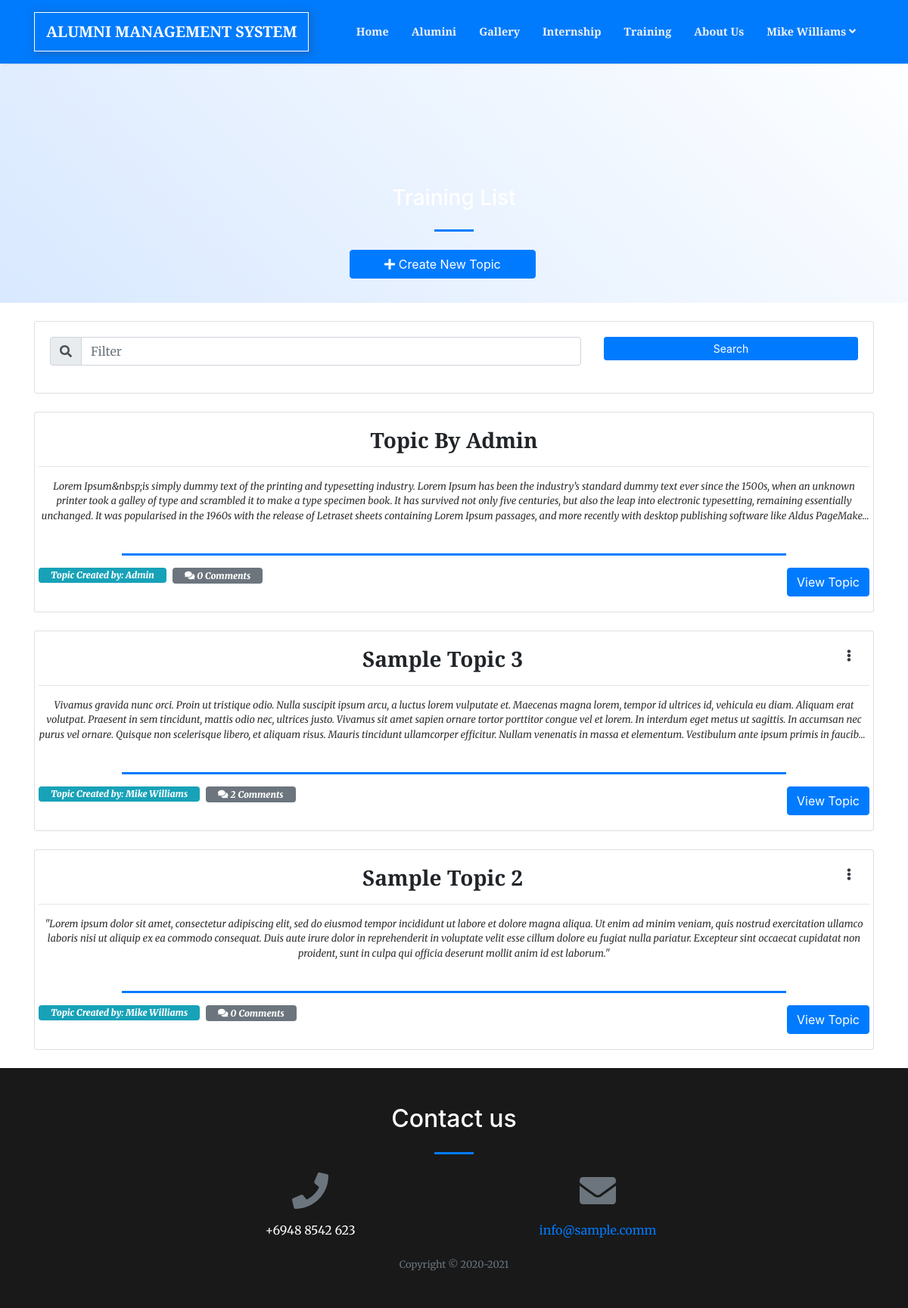
The page /index.php?page=forum (signed in) on the database its author committed.
### tables this page shows
CREATE TABLE `forum_topics` (
  `id` int(30) NOT NULL,
  `title` varchar(250) NOT NULL,
  `description` text NOT NULL,
  `user_id` int(30) NOT NULL,
  `date_created` datetime NOT NULL DEFAULT current_timestamp()
);

CREATE TABLE `users` (
  `id` int(30) NOT NULL,
  `name` text NOT NULL,
  `username` varchar(200) NOT NULL,
  `password` text NOT NULL,
  `type` tinyint(1) NOT NULL DEFAULT 3 COMMENT '1=Admin,2=Alumni officer, 3= alumnus',
  `auto_generated_pass` text NOT NULL,
  `alumnus_id` int(30) NOT NULL
);

### forum.php (the view, shortened to what this page needs)
<?php
include 'admin/db_connect.php';
?>
<header class="masthead">
    <div class="container-fluid h-100">
        <div class="row h-100 align-items-center justify-content-center text-center">
            <div class="col-lg-8 align-self-end mb-4 page-title">
                <h3 class="text-white">Training  List</h3>
                <hr class="divider my-4" />
            <div class="row col-md-12 mb-2 justify-content-center">
                    <button class="btn btn-primary btn-block col-sm-4" type="button" id="new_forum"><i class="fa fa-plus"></i> Create New Topic</button>
            </div>
            </div>
        </div>
    </div>
</header>
<div class="container mt-3 pt-2">
    <div class="card mb-4">
        <div class="card-body">
            <div class="row">
                <div class="col-md-8">
                    <div class="input-group mb-3">
                      <div class="input-group-prepend">
                        <span class="input-group-text" id="filter-field"><i class="fa fa-search"></i></span>
                      </div>
                      <input type="text" class="form-control" id="filter" placeholder="Filter" aria-label="Filter" aria-describedby="filter-field">
                    </div>
                </div>
                <div class="col-md-4">
                    <button class="btn btn-primary btn-block btn-sm" id="search">Search</button>
                </div>
            </div>
        </div>
    </div>
   <?php
    $event = $conn->query("SELECT f.*,u.name from forum_topics f inner join users u on u.id = f.user_id order by f.id desc");
    while($row = $event->fetch_assoc()):
        $trans = get_html_translation_table(HTML_ENTITIES,ENT_QUOTES);
        unset($trans["\""], $trans["<"], $trans[">"], $trans["<h2"]);
        $desc = strtr(html_entity_decode($row['description']),$trans);
        $desc=str_replace(array("<li>","</li>"), array("",","), $desc);
        $count_comments = $conn->query("SELECT * FROM forum_comments where topic_id = ".$row['id'])->num_rows;
    ?>
    <div class="card Forum-list" data-id="<?php echo $row['id'] ?>">
        <div class="card-body">
            <div class="row  align-items-center justify-content-center text-center h-100">
                <div class="">
                    <?php if($_SESSION['login_id'] == $row['user_id']): ?>
                    <div class="dropdown float-right mr-4">
                      <a class="text-dark" href="javascript:void(0)" id="dropdownMenuButton" data-toggle="dropdown" aria-haspopup="true" aria-expanded="false">
                        <span class="fa fa-ellipsis-v"></span>
                      </a>
                    </div>
                    <?php endif; ?>
                    <h3><b class="filter-txt"><?php echo ucwords($row['title']) ?></b></h3>
                    <hr>
                    <larger class="truncate filter-txt"><?php echo strip_tags($desc) ?></larger>
                    <br>
                    <hr class="divider"  style="max-width: calc(80%)">
                    <span class="badge badge-info float-left px-3 pt-1 pb-1">
                        <b><i>Topic Created by: <span class="filter-txt"><?php echo $row['name'] ?></span></i></b>
                    </span>
                     <span class="badge badge-secondary float-left px-3 pt-1 pb-1 ml-2">
                        <b><i class="fa fa-comments"></i> <i><?php echo $count_comments ?> Comments</i></b>
                    </span>
                    <button class="btn btn-primary float-right view_topic" data-id="<?php echo $row['id'] ?>">View Topic</button>
                </div>
            </div>
        </div>
    </div>
    <br>
    <?php endwhile; ?>
</div>

### index.php (style rules this page uses)
header.masthead { background-color:white; background-repeat: no-repeat; background-size: cover; height:100vh; background-position:center; }

### forum.php (style rules this page uses)
header.masthead,header.masthead:before { min-height: 50vh !important; height: 50vh !important }
.masthead { min-height: 23vh !important; height: 23vh !important; }
.masthead:before { min-height: 23vh !important; height: 23vh !important; }

### rows shown on the page
forum_topics: title "Topic By Admin", description "Lorem Ipsum&nbsp;is simply dummy text of the printing and typesetting industry. Lorem Ipsum has been the industry’s standard dummy text ever since the 1500s, when an unknown printer took a galley of type and scrambled it to make a type specimen book. It has survived not only five centuries, but also the leap into electronic typesetting, remaining essentially unchanged. It was popularised in the 1960s with the release of Letraset sheets containing Lorem Ipsum passages, and more recently with desktop publishing software like Aldus…", user.name "Admin", count_comments "0"
forum_topics: title "Sample Topic 3", description "Vivamus gravida nunc orci. Proin ut tristique odio. Nulla suscipit ipsum arcu, a luctus lorem vulputate et. Maecenas magna lorem, tempor id ultrices id, vehicula eu diam. Aliquam erat volutpat. Praesent in sem tincidunt, mattis odio nec, ultrices justo. Vivamus sit amet sapien ornare tortor porttitor congue vel et lorem. In interdum eget metus ut sagittis. In accumsan nec purus vel ornare. Quisque non scelerisque libero, et aliquam risus. Mauris tincidunt ullamcorper efficitur. Nullam venenatis in massa et elementum. Vestibulum ante ipsum primis in…", user.name "Mike Williams", count_comments "2"
forum_topics: title "Sample Topic 2", description "\"Lorem ipsum dolor sit amet, consectetur adipiscing elit, sed do eiusmod tempor incididunt ut labore et dolore magna aliqua. Ut enim ad minim veniam, quis nostrud exercitation ullamco laboris nisi ut aliquip ex ea commodo consequat. Duis aute irure dolor in reprehenderit in voluptate velit esse cillum dolore eu fugiat nulla pariatur. Excepteur sint occaecat cupidatat non proident, sunt in culpa qui officia deserunt mollit anim id est laborum.\"", user.name "Mike Williams", count_comments "0"

### other values the page prints
$_SESSION['system']['name'] "ALUMNI MANAGEMENT SYSTEM"
$_SESSION['login_name'] "Mike Williams"
$_SESSION['system']['contact'] "+6948 8542 623"
$_SESSION['system']['email'] "info@sample.comm"
